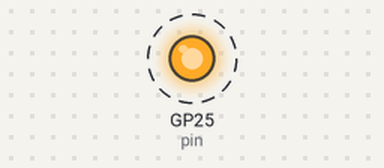
Simulated run of this program. Board: Raspberry Pi Pico running MicroPython. Parts: output pins drawn as LEDs (lit = HIGH). Dashed ring = blinking. What the program prints to the serial console is not drawn.

Above: at 0.5 s.
Timing chart, 0 to 4.6 s (numbered marks = the images above):
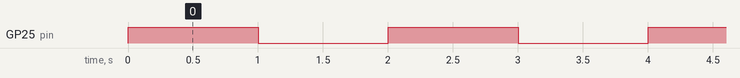

The program:

test.py
```python
# Toggle a led
from machine import Pin
from time import sleep
pin = Pin("LED", Pin.OUT)

while True:
    pin.toggle()
    print("LED is ON" if pin.value() == 1 else "LED is OFF")
    sleep(1)

    
```

Measured:
- by itself, GP25 (pin): alternates HIGH for 1.0 s and LOW for 1.0 s
